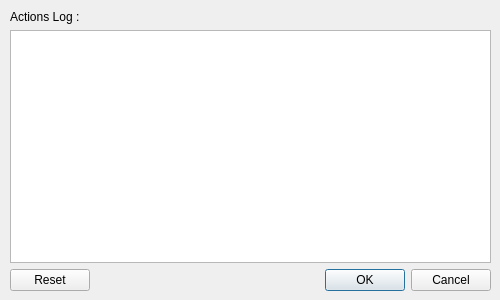
<?xml version="1.0" encoding="UTF-8"?>
<ui version="4.0">
 <class>logWindow</class>
 <widget class="QDialog" name="logWindow">
  <property name="geometry">
   <rect>
    <x>0</x>
    <y>0</y>
    <width>500</width>
    <height>300</height>
   </rect>
  </property>
  <property name="minimumSize">
   <size>
    <width>500</width>
    <height>300</height>
   </size>
  </property>
  <property name="windowTitle">
   <string>Dialog</string>
  </property>
  <widget class="QWidget" name="widget" native="true">
   <property name="geometry">
    <rect>
     <x>10</x>
     <y>10</y>
     <width>481</width>
     <height>281</height>
    </rect>
   </property>
   <widget class="QWidget" name="verticalLayoutWidget">
    <property name="geometry">
     <rect>
      <x>0</x>
      <y>0</y>
      <width>481</width>
      <height>281</height>
     </rect>
    </property>
    <layout class="QVBoxLayout" name="logLayout">
     <item>
      <widget class="QLabel" name="labelLog">
       <property name="sizePolicy">
        <sizepolicy hsizetype="Preferred" vsizetype="Fixed">
         <horstretch>0</horstretch>
         <verstretch>0</verstretch>
        </sizepolicy>
       </property>
       <property name="text">
        <string>Actions Log :</string>
       </property>
      </widget>
     </item>
     <item>
      <widget class="QListWidget" name="lwLog">
       <property name="toolTip">
        <string>&quot;List of sorter/LLM?RAG actions and predictions&quot;</string>
       </property>
       <property name="editTriggers">
        <set>QAbstractItemView::EditTrigger::DoubleClicked|QAbstractItemView::EditTrigger::SelectedClicked</set>
       </property>
       <property name="alternatingRowColors">
        <bool>true</bool>
       </property>
      </widget>
     </item>
     <item>
      <widget class="QDialogButtonBox" name="bbButtons">
       <property name="standardButtons">
        <set>QDialogButtonBox::StandardButton::Cancel|QDialogButtonBox::StandardButton::Ok|QDialogButtonBox::StandardButton::Reset</set>
       </property>
      </widget>
     </item>
    </layout>
   </widget>
  </widget>
 </widget>
 <resources/>
 <connections/>
</ui>
